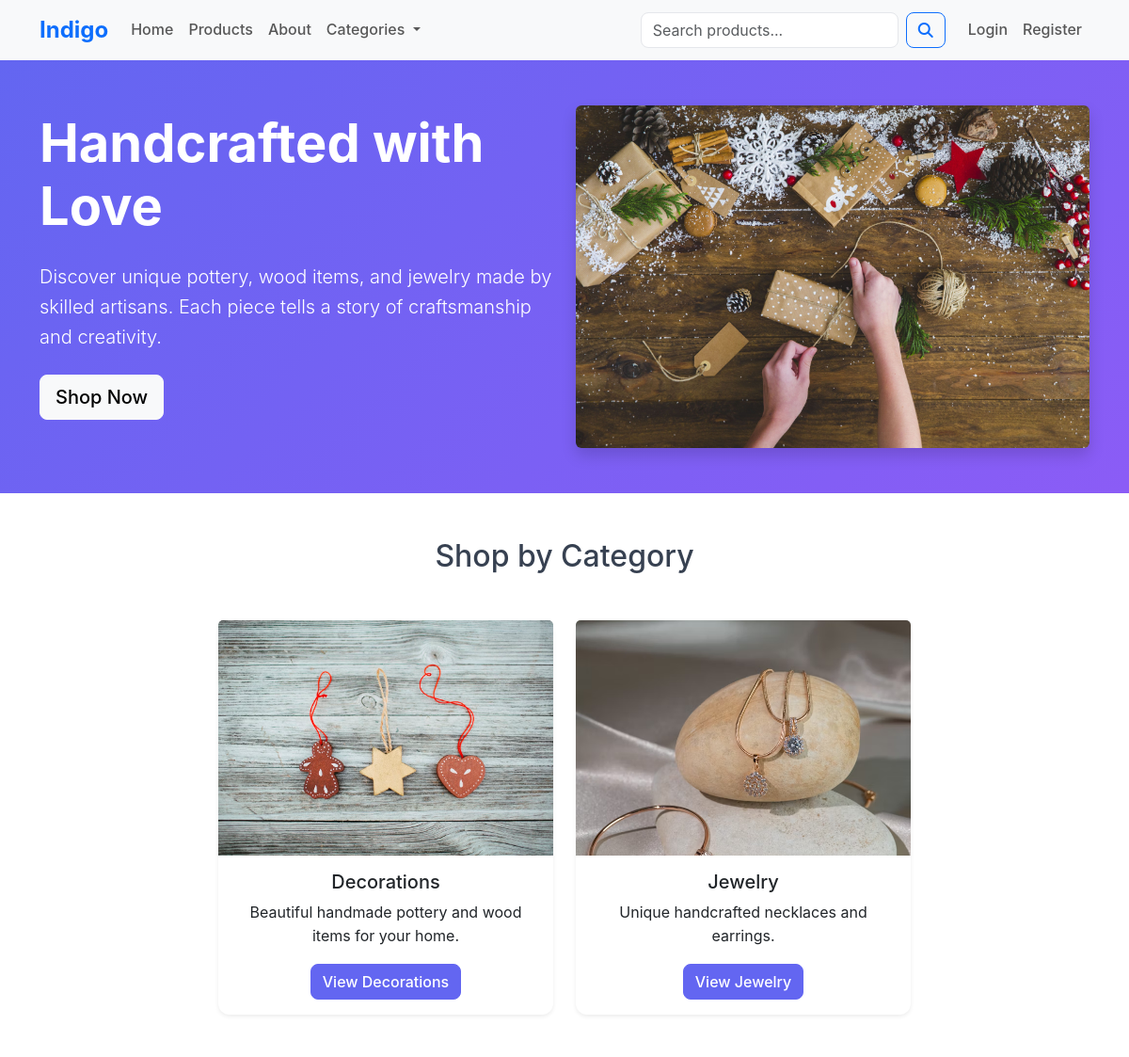
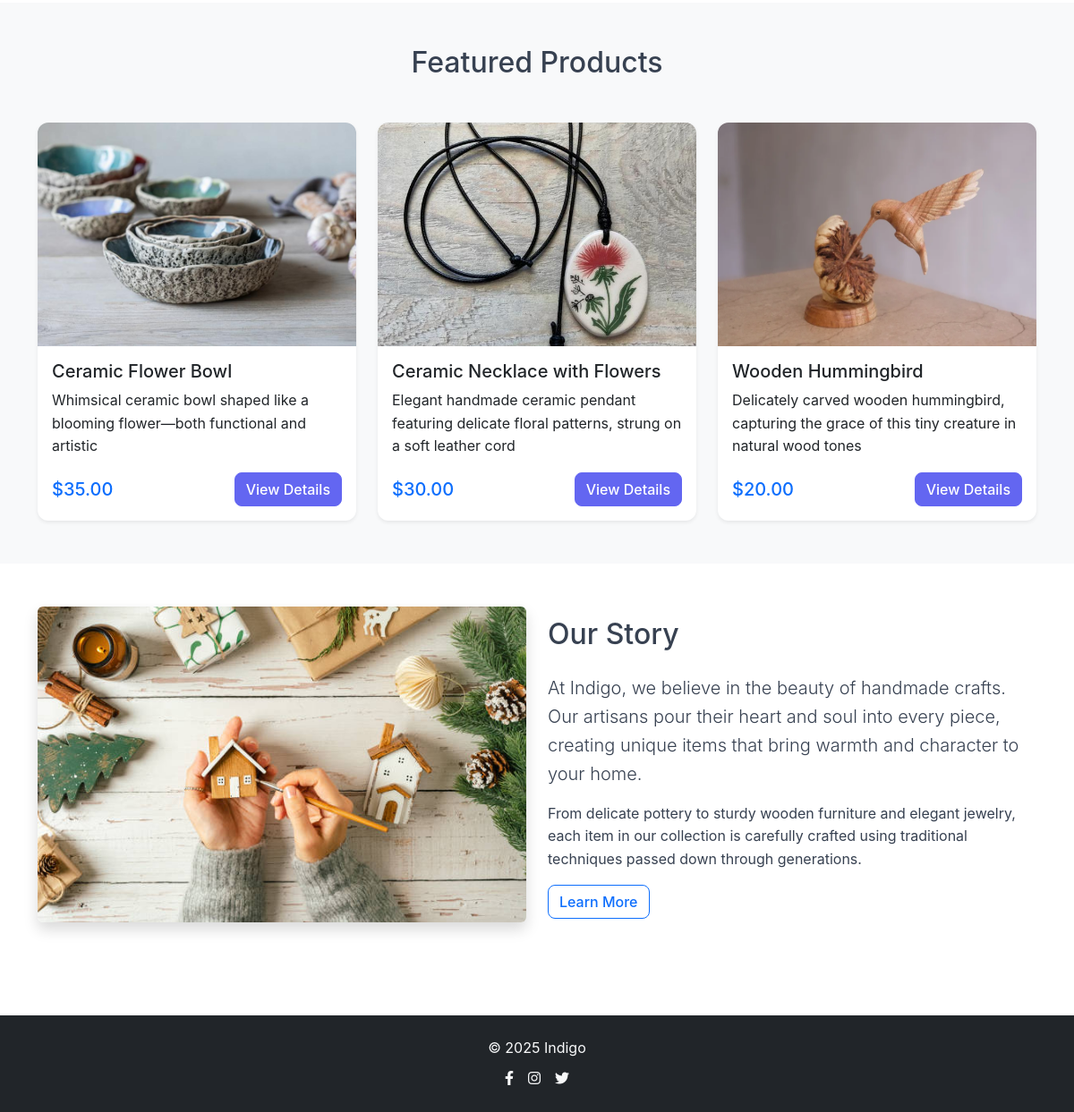
The page / on the database its author committed (2 pictures, top to bottom).
### store/models.py (models this page shows, shortened)
class Product(models.Model):
    name = models.CharField(max_length=200)
    description = models.TextField()
    price = models.DecimalField(
        max_digits=10,
        decimal_places=2,
        validators=[MinValueValidator(0.01)]
    )
    category = models.ForeignKey(Category, on_delete=models.CASCADE, related_name='products')
    subcategory = models.ForeignKey(Subcategory, on_delete=models.CASCADE, related_name='products', null=True, blank=True)
    image = models.ImageField(upload_to='products/', default='static/default.jpg') #upload to media directory
    stock_quantity = models.PositiveIntegerField(
        default=0,
        validators=[MaxValueValidator(9999)]
    )
    is_active = models.BooleanField(default=True) #is active on website
    featured = models.BooleanField(default=False) #is featured on home page
    created_by = models.ForeignKey(User, on_delete=models.SET_NULL, null=True, blank=True, related_name='created_products')
    created_at = models.DateTimeField(auto_now_add=True)
    updated_at = models.DateTimeField(auto_now=True)
    class Meta:
        ordering = ['-created_at']
        indexes = [
            models.Index(fields=['category', 'is_active']),
            models.Index(fields=['subcategory', 'is_active']),
            models.Index(fields=['featured', 'is_active']),
            models.Index(fields=['price']),
            models.Index(fields=['created_at']),
            models.Index(fields=['created_by']),
        ]

### store/views.py (the view)
# urls.py: 2. Add a URL to urlpatterns:  path('', views.home, name='home')
def home(request):
    try:
        featured_products = Product.objects.filter(
            featured=True,
            is_active=True
        ).select_related('category', 'subcategory')[:6]
        categories = Category.objects.all().prefetch_related('subcategories')
        return render(request, 'store/home.html', {
            'featured_products': featured_products,
            'categories': categories
        })
    except Exception:
        return render(request, 'store/home.html', {
            'featured_products': [],
            'categories': []
        })

### Indigo/context_processors.py (called while the page is built)
def cart_count(request):
    if request.user.is_authenticated:
        try:
            cart = Cart.objects.get(user=request.user)
            return {'cart_count': cart.total_items}
        except Cart.DoesNotExist:
            return {'cart_count': 0}
    return {'cart_count': 0}

def wishlist_count(request):
    if request.user.is_authenticated:
        try:
            wishlist = Wishlist.objects.get(user=request.user)
            return {'wishlist_count': wishlist.total_items}
        except Wishlist.DoesNotExist:
            return {'wishlist_count': 0}
    return {'wishlist_count': 0}

### store/templates/store/home.html (shortened to what this page needs)
{% extends 'base.html' %}
{% load static %}
{% block content %}
<section class="hero-section bg-primary text-white py-5">
    <div class="container">
        <div class="row align-items-center">
            <div class="col-lg-6">
                <h1 class="display-4 fw-bold mb-4">Handcrafted with Love</h1>
                <p class="lead mb-4">Discover unique pottery, wood items, and jewelry made by skilled artisans. Each piece tells a story of craftsmanship and creativity.</p>
                <div class="position-relative mb-4">
                    <a href="{% url 'store:product_list' %}" class="btn btn-light btn-lg">Shop Now</a>
                </div>
            </div>
            <div class="col-lg-6">
                <img src="/media/static/home1.jpg" alt="Handmade decorations" class="img-fluid rounded shadow">
            </div>
        </div>
    </div>
</section>
<section class="py-5">
    <div class="container">
        <h2 class="text-center mb-5">Shop by Category</h2>
        <div class="row g-4 justify-content-center">
            <div class="col-lg-4 col-md-6">
                <div class="card category-card h-100 border-0 shadow-sm">
                    <img src="/media/static/decorations.jpg" class="card-img-top" alt="Decorations">
                    <div class="card-body text-center">
                        <h5 class="card-title">Decorations</h5>
                        <p class="card-text">Beautiful handmade pottery and wood items for your home.</p>
                        <a href="{% url 'store:product_list' %}?category=decorations" class="btn btn-primary">View Decorations</a>
                    </div>
                </div>
            </div>
            <div class="col-lg-4 col-md-6">
                <div class="card category-card h-100 border-0 shadow-sm">
                    <img src="/media/static/jewelry.jpg" class="card-img-top" alt="Jewelry">
                    <div class="card-body text-center">
                        <h5 class="card-title">Jewelry</h5>
                        <p class="card-text">Unique handcrafted necklaces and earrings.</p>
                        <a href="{% url 'store:product_list' %}?category=jewelry" class="btn btn-primary">View Jewelry</a>
                    </div>
                </div>
            </div>
        </div>
    </div>
</section>
{% if featured_products %}
<section class="py-5 bg-light">
    <div class="container">
        <h2 class="text-center mb-5">Featured Products</h2>
        <div class="row g-4">
            {% for product in featured_products %}
            <div class="col-lg-4 col-md-6">
                <div class="card product-card h-100 border-0 shadow-sm">
                    <img src="{{ product.image.url }}" class="card-img-top" alt="{{ product.name }}">
                    <div class="card-body d-flex flex-column">
                        <h5 class="card-title">{{ product.name }}</h5>
                        <p class="card-text flex-grow-1">{{ product.description|truncatewords:15 }}</p>
                        <div class="d-flex justify-content-between align-items-center">
                            <span class="h5 text-primary mb-0">${{ product.price }}</span>
                            <a href="{% url 'store:product_detail' product.pk %}" class="btn btn-primary">View Details</a>
                        </div>
                    </div>
                </div>
            </div>
            {% endfor %}
        </div>
    </div>
</section>
{% endif %}
<section class="py-5">
    <div class="container">
        <div class="row align-items-center">
            <div class="col-lg-6 mb-2">
                <img src="/media/static/home2.jpg" alt="Handmaking wooden decorations" class="img-fluid rounded shadow">
            </div>
            <div class="col-lg-6">
                <h2 class="mb-4">Our Story</h2>
                <p class="lead">At Indigo, we believe in the beauty of handmade crafts. Our artisans pour their heart and soul into every piece, creating unique items that bring warmth and character to your home.</p>
                <p>From delicate pottery to sturdy wooden furniture and elegant jewelry, each item in our collection is carefully crafted using traditional techniques passed down through generations.</p>
                <a href="{% url 'store:about' %}" class="btn btn-outline-primary">Learn More</a>
            </div>
        </div>
    </div>
</section>
{% endblock %}

### static/css/style.css (style rules this page uses)
:root { --primary-color: #6366f1; --secondary-color: #8b5cf6; --accent-color: #d97706; --success-color: #10b981; --warning-color: #f59e0b; --danger-color: #ef4444; --dark-color: #1f2937; --light-color: #f9fafb; --border-color: #e5e7eb; }
body { font-family: 'Inter', -apple-system, BlinkMacSystemFont, 'Segoe UI', Roboto, sans-serif; line-height: 1.6; color: #374151; }
.card { border: none; border-radius: 12px; box-shadow: 0 1px 3px 0 rgba(0, 0, 0, 0.1), 0 1px 2px 0 rgba(0, 0, 0, 0.06); transition: all 0.3s ease; }
.btn { border-radius: 8px; font-weight: 500; transition: all 0.3s ease; }
.btn-primary { background-color: var(--primary-color); border-color: var(--primary-color); }

### static/css/store.css (style rules this page uses)
.product-card { overflow: hidden; cursor: pointer; transition: all 0.3s ease; }
.product-card .card-img-top { height: 250px; object-fit: cover; transition: transform 0.3s ease; }
.category-card { cursor: pointer; transition: all 0.3s ease; }
.category-card .card-img-top { height: 250px; object-fit: cover; }
.hero-section { background: linear-gradient(135deg, #6366f1 0%, #8b5cf6 100%); position: relative; overflow: hidden; }
.hero-section::before { content: ''; position: absolute; top: 0; left: 0; right: 0; bottom: 0; opacity: 0.1; }

### rows shown on the page
Product: image (picture), name "Ceramic Flower Bowl", description "Whimsical ceramic bowl shaped like a blooming flower—both functional and artistic", price "35.00"
Product: image (picture), name "Ceramic Necklace with Flowers", description "Elegant handmade ceramic pendant featuring delicate floral patterns, strung on a soft leather cord", price "30.00"
Product: image (picture), name "Wooden Hummingbird", description "Delicately carved wooden hummingbird, capturing the grace of this tiny creature in natural wood tones", price "20.00"
